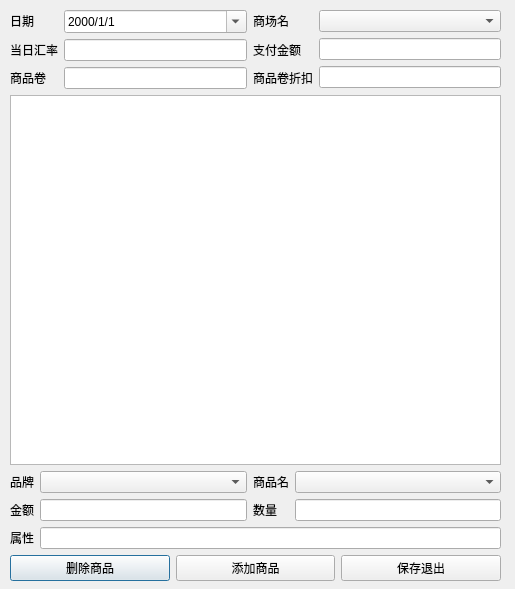
<?xml version="1.0" encoding="UTF-8"?>
<ui version="4.0">
 <class>GoodsImportDialog</class>
 <widget class="QDialog" name="GoodsImportDialog">
  <property name="geometry">
   <rect>
    <x>0</x>
    <y>0</y>
    <width>515</width>
    <height>589</height>
   </rect>
  </property>
  <property name="windowTitle">
   <string/>
  </property>
  <widget class="QWidget" name="layoutWidget">
   <property name="geometry">
    <rect>
     <x>10</x>
     <y>10</y>
     <width>491</width>
     <height>571</height>
    </rect>
   </property>
   <layout class="QVBoxLayout" name="verticalLayout_10">
    <item>
     <layout class="QHBoxLayout" name="horizontalLayout">
      <item>
       <layout class="QVBoxLayout" name="verticalLayout">
        <item>
         <widget class="QLabel" name="label_8">
          <property name="text">
           <string>日期</string>
          </property>
         </widget>
        </item>
        <item>
         <widget class="QLabel" name="label_5">
          <property name="text">
           <string>当日汇率</string>
          </property>
         </widget>
        </item>
        <item>
         <widget class="QLabel" name="label_6">
          <property name="text">
           <string>商品卷</string>
          </property>
         </widget>
        </item>
       </layout>
      </item>
      <item>
       <layout class="QVBoxLayout" name="verticalLayout_2">
        <item>
         <widget class="QDateEdit" name="dateEdit">
          <property name="wrapping">
           <bool>false</bool>
          </property>
          <property name="frame">
           <bool>true</bool>
          </property>
          <property name="buttonSymbols">
           <enum>QAbstractSpinBox::UpDownArrows</enum>
          </property>
          <property name="accelerated">
           <bool>false</bool>
          </property>
          <property name="dateTime">
           <datetime>
            <hour>0</hour>
            <minute>0</minute>
            <second>0</second>
            <year>2000</year>
            <month>1</month>
            <day>1</day>
           </datetime>
          </property>
          <property name="displayFormat">
           <string>yyyy/M/d</string>
          </property>
          <property name="calendarPopup">
           <bool>true</bool>
          </property>
         </widget>
        </item>
        <item>
         <widget class="QLineEdit" name="exchangeRateEdit"/>
        </item>
        <item>
         <widget class="QLineEdit" name="couponEdit"/>
        </item>
       </layout>
      </item>
      <item>
       <layout class="QVBoxLayout" name="verticalLayout_3">
        <item>
         <widget class="QLabel" name="label_10">
          <property name="text">
           <string>商场名</string>
          </property>
         </widget>
        </item>
        <item>
         <widget class="QLabel" name="label_15">
          <property name="text">
           <string>支付金额</string>
          </property>
         </widget>
        </item>
        <item>
         <widget class="QLabel" name="label_7">
          <property name="text">
           <string>商品卷折扣</string>
          </property>
         </widget>
        </item>
       </layout>
      </item>
      <item>
       <layout class="QVBoxLayout" name="verticalLayout_4">
        <item>
         <widget class="QComboBox" name="shopNameBox">
          <property name="editable">
           <bool>false</bool>
          </property>
         </widget>
        </item>
        <item>
         <widget class="QLineEdit" name="payPriceEdit"/>
        </item>
        <item>
         <widget class="QLineEdit" name="couponDiscountEdit"/>
        </item>
       </layout>
      </item>
     </layout>
    </item>
    <item>
     <widget class="QTableView" name="invoiceView"/>
    </item>
    <item>
     <layout class="QVBoxLayout" name="verticalLayout_9">
      <item>
       <layout class="QHBoxLayout" name="horizontalLayout_3">
        <item>
         <layout class="QVBoxLayout" name="verticalLayout_5">
          <item>
           <widget class="QLabel" name="label_12">
            <property name="text">
             <string>品牌</string>
            </property>
           </widget>
          </item>
          <item>
           <widget class="QLabel" name="label_2">
            <property name="text">
             <string>金额</string>
            </property>
           </widget>
          </item>
         </layout>
        </item>
        <item>
         <layout class="QVBoxLayout" name="verticalLayout_7">
          <item>
           <widget class="QComboBox" name="brandComboBox"/>
          </item>
          <item>
           <widget class="QLineEdit" name="goodsPriceEdit"/>
          </item>
         </layout>
        </item>
        <item>
         <layout class="QVBoxLayout" name="verticalLayout_6">
          <item>
           <widget class="QLabel" name="label">
            <property name="text">
             <string>&lt;html&gt;&lt;head/&gt;&lt;body&gt;&lt;p&gt;商品名&lt;/p&gt;&lt;/body&gt;&lt;/html&gt;</string>
            </property>
           </widget>
          </item>
          <item>
           <widget class="QLabel" name="label_3">
            <property name="text">
             <string>数量</string>
            </property>
           </widget>
          </item>
         </layout>
        </item>
        <item>
         <layout class="QVBoxLayout" name="verticalLayout_8">
          <item>
           <widget class="QComboBox" name="savedGoodsNameBox">
            <property name="editable">
             <bool>false</bool>
            </property>
           </widget>
          </item>
          <item>
           <widget class="QLineEdit" name="goodsCountEdit"/>
          </item>
         </layout>
        </item>
       </layout>
      </item>
      <item>
       <layout class="QHBoxLayout" name="horizontalLayout_4">
        <item>
         <widget class="QLabel" name="label_13">
          <property name="text">
           <string>属性</string>
          </property>
         </widget>
        </item>
        <item>
         <widget class="QLineEdit" name="attributeEdit"/>
        </item>
       </layout>
      </item>
     </layout>
    </item>
    <item>
     <layout class="QHBoxLayout" name="horizontalLayout_2">
      <item>
       <widget class="QPushButton" name="delGoodsButton">
        <property name="text">
         <string>删除商品</string>
        </property>
       </widget>
      </item>
      <item>
       <widget class="QPushButton" name="saveGoodsButton">
        <property name="text">
         <string>添加商品</string>
        </property>
       </widget>
      </item>
      <item>
       <widget class="QPushButton" name="saveButton">
        <property name="text">
         <string>保存退出</string>
        </property>
       </widget>
      </item>
     </layout>
    </item>
   </layout>
  </widget>
 </widget>
 <resources/>
 <connections/>
</ui>
